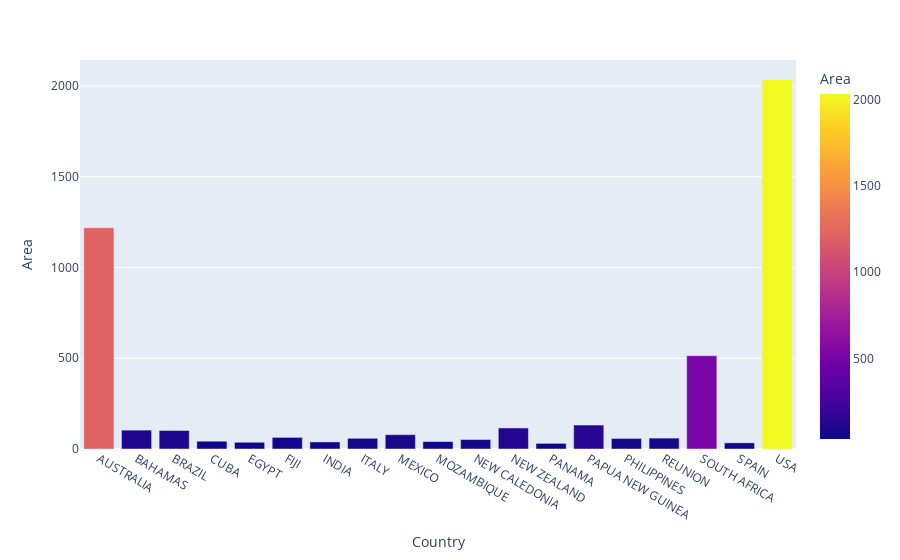

This figure's notebook cell:
### Markdown cell above
### [hipótesis 4 ¿Es posible el ataque de tiburón en la costa española?](https://www.mundo-geo.es/naturaleza/es-posible-ataque-tiburon-en-costa-espanola_238643_102.html)

### Code cell
country = sharks[(sharks.Country != "UNKNOWN")]
Spain_comp = country.groupby("Country")["Area"].count().reset_index()
Spain_comp = Spain_comp[(Spain_comp.Area > 30)]
fig = px.bar(Spain_comp, x = "Country", y = "Area", color = "Area")
fig.show()

### Figure 1 — Plotly figure (JSON) as saved in the notebook; plotly's stock layout.template omitted (floating-point values rounded to 4 significant figures)
{"data": [{"alignmentgroup": "True", "hovertemplate": "Country=%{x}<br>Area=%{marker.color}<extra></extra>", "legendgroup": "", "marker": {"color": [1219, 104, 102, 43, 37, 64, 39, 59, 79, 41, 52, 116, 31, 132, 58, 60, 514, 34, 2036], "coloraxis": "coloraxis", "pattern": {"shape": ""}}, "name": "", "offsetgroup": "", "orientation": "v", "showlegend": false, "textposition": "auto", "type": "bar", "x": ["AUSTRALIA", "BAHAMAS", "BRAZIL", "CUBA", "EGYPT", "FIJI", "INDIA", "ITALY", "MEXICO", "MOZAMBIQUE", "NEW CALEDONIA", "NEW ZEALAND", "PANAMA", "PAPUA NEW GUINEA", "PHILIPPINES", "REUNION", "SOUTH AFRICA", "SPAIN", "USA"], "xaxis": "x", "y": [1219, 104, 102, 43, 37, 64, 39, 59, 79, 41, 52, 116, 31, 132, 58, 60, 514, 34, 2036], "yaxis": "y"}], "layout": {"barmode": "relative", "coloraxis": {"colorbar": {"title": {"text": "Area"}}, "colorscale": [[0, "#0d0887"], [0.1111, "#46039f"], [0.2222, "#7201a8"], [0.3333, "#9c179e"], [0.4444, "#bd3786"], [0.5556, "#d8576b"], [0.6667, "#ed7953"], [0.7778, "#fb9f3a"], [0.8889, "#fdca26"], [1, "#f0f921"]]}, "legend": {"tracegroupgap": 0}, "margin": {"t": 60}, "xaxis": {"anchor": "y", "domain": [0, 1], "title": {"text": "Country"}}, "yaxis": {"anchor": "x", "domain": [0, 1], "title": {"text": "Area"}}}}
